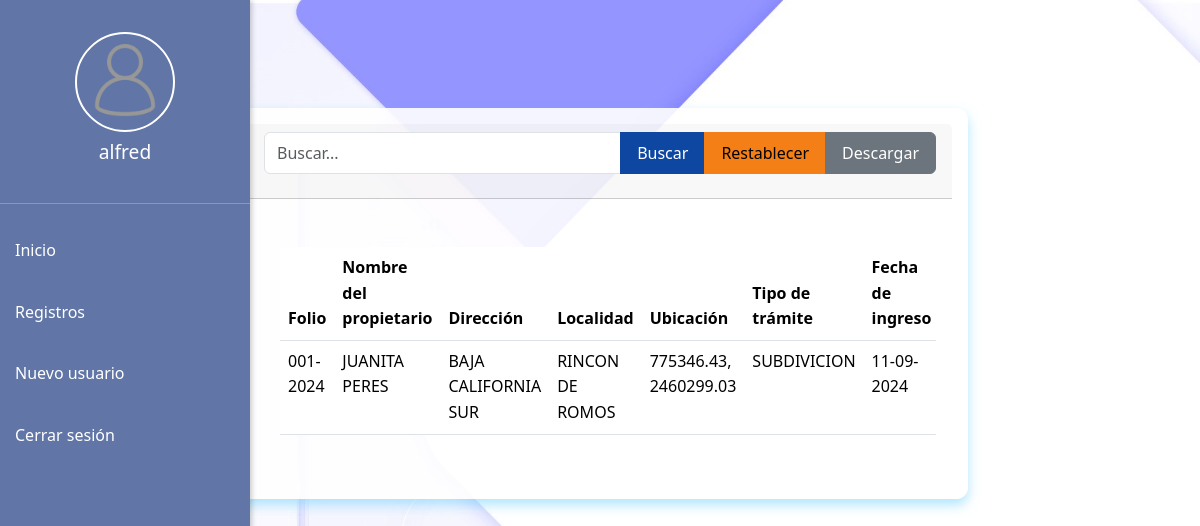
Screenshot of /php/director/registros_director.php (signed in) with the database file from the repository.
### tables this page shows
CREATE TABLE `formulario` (
  `folio` varchar(11) NOT NULL,
  `nombre_propietario` varchar(100) NOT NULL,
  `direccion` varchar(255) NOT NULL,
  `localidad` varchar(100) NOT NULL,
  `numeroDireccion` varchar(5) NOT NULL,
  `tipo_tramite` varchar(100) NOT NULL,
  `fecha_ingreso` varchar(12) NOT NULL,
  `nombre_solicitante` varchar(100) NOT NULL,
  `telefono` varchar(15) NOT NULL,
  `correo` varchar(100) NOT NULL,
  `usuario_recibe` varchar(100) NOT NULL,
  `observaciones` text DEFAULT NULL,
  `fecha_entrega_estimada` varchar(12) DEFAULT NULL,
  `ubicacion` varchar(255) DEFAULT NULL,
  `escrituras` varchar(255) DEFAULT NULL,
  `boleta_predial` varchar(100) DEFAULT NULL,
  `identificacion` varchar(255) NOT NULL,
  `estatus` varchar(30) NOT NULL,
  `created_at` timestamp NOT NULL DEFAULT current_timestamp(),
  `updated_at` timestamp NOT NULL DEFAULT current_timestamp() ON UPDATE current_timestamp(),
  `cord_lat` varchar(30) NOT NULL,
  `cord_long` varchar(30) NOT NULL
);

### php/director/registros_director.php (the view, shortened to what this page needs)
<?php include ('navbar.php') ?>
<!DOCTYPE html>
<html lang="en">
<head>
    <link href="https://cdn.jsdelivr.net/npm/bootstrap@5.3.2/dist/css/bootstrap.min.css" rel="stylesheet">
    <link rel="stylesheet" href="../../css/globals.css">
    <link rel="stylesheet" href="../../css/ventanilla.css">
</head>
<body>
<div class="container mt-4">
    <div class="row justify-content-center">
        <div class="col-md-8">
            <div class="card">
                <div class="card-header">
                    <div class="input-group mb-3">
                        <input type="text" id="searchInput" placeholder="Buscar..." aria-label="Buscar" class="form-control" data-bs-toggle="tooltip" data-bs-placement="top" title="Buscar en la tabla">
                        <button id="searchButton" class="btn btn-primary" aria-label="Buscar" data-bs-toggle="tooltip" data-bs-placement="top" title="Realizar búsqueda">Buscar</button>
                        <button id="resetButton" class="btn btn-warning" aria-label="Restablecer búsqueda" data-bs-toggle="tooltip" data-bs-placement="top" title="Restablecer búsqueda">Restablecer</button>
                        <button id="downloadButton" class="btn btn-secondary" aria-label="Descargar datos filtrados" data-bs-toggle="tooltip" data-bs-placement="top" title="Descargar datos filtrados">Descargar</button>
                    </div>
                </div>
                <div class="card-body">
                    <div class="table-responsive">
                        <table class="table table-hover">
                            <thead>
                                <tr>
                                    <th class="sortable" scope="col" aria-sort="none" data-bs-toggle="tooltip" data-bs-placement="top" title="Ordenar por Folio">Folio</th>
                                    <th class="sortable" scope="col" aria-sort="none" data-bs-toggle="tooltip" data-bs-placement="top" title="Ordenar por Nombre del propietario">Nombre del propietario</th>
                                    <th class="sortable" scope="col" aria-sort="none" data-bs-toggle="tooltip" data-bs-placement="top" title="Ordenar por Dirección">Dirección</th>
                                    <th class="sortable" scope="col" aria-sort="none" data-bs-toggle="tooltip" data-bs-placement="top" title="Ordenar por Localidad">Localidad</th>
                                    <th class="sortable" scope="col" aria-sort="none" data-bs-toggle="tooltip" data-bs-placement="top" title="Ordenar por Ubicación">Ubicación</th>
                                    <th class="sortable" scope="col" aria-sort="none" data-bs-toggle="tooltip" data-bs-placement="top" title="Ordenar por Tipo de trámite">Tipo de trámite</th>
                                    <th class="sortable" scope="col" aria-sort="none" data-bs-toggle="tooltip" data-bs-placement="top" title="Ordenar por Fecha de ingreso">Fecha de ingreso</th>
                                </tr>
                            </thead>
                            <tbody>
                                <?php
                                $conexion = connection();
                                $sql = "SELECT * FROM formulario ORDER BY folio DESC";
                                $result = mysqli_query($conexion, $sql);
                                if ($result && mysqli_num_rows($result) > 0) {
                                    while ($mostrar = mysqli_fetch_assoc($result)) { ?>
                                        <tr>
                                            <td><?php echo htmlspecialchars($mostrar['folio'], ENT_QUOTES, 'UTF-8') ?></td>
                                            <td><?php echo htmlspecialchars($mostrar['nombre_propietario'], ENT_QUOTES, 'UTF-8') ?></td>
                                            <td><?php echo htmlspecialchars($mostrar['direccion'], ENT_QUOTES, 'UTF-8') ?></td>
                                            <td><?php echo htmlspecialchars($mostrar['localidad'], ENT_QUOTES, 'UTF-8') ?></td>
                                            <td><?php echo htmlspecialchars($mostrar['ubicacion'], ENT_QUOTES, 'UTF-8') ?></td>
                                            <td><?php echo htmlspecialchars($mostrar['tipo_tramite'], ENT_QUOTES, 'UTF-8') ?></td>
                                            <td><?php echo htmlspecialchars($mostrar['fecha_ingreso'], ENT_QUOTES, 'UTF-8') ?></td>
                                        </tr>
                                <?php
                                    }
                                } else {
                                    echo "<tr><td colspan='13' class='text-center'>No hay registros</td></tr>";
                                }
                                ?>
                            </tbody>
                        </table>
                    </div>
                </div>
            </div>
        </div>
    </div>
</body>
</html>

### css/globals.css (style rules this page uses)
*, *::before, *::after { box-sizing: border-box; margin: 0; padding: 0; }
body { font-family: system-ui, -apple-system, BlinkMacSystemFont, 'Segoe UI', Roboto, Oxygen, Ubuntu, Cantarell, 'Open Sans', 'Helvetica Neue', sans-serif; background-image: url(../img/bg.jpg); background-size: cover; }

### css/ventanilla.css (style rules this page uses)
body { background-color: #f0f8ff; }
.card { border: none; border-radius: 15px; box-shadow: 0 10px 20px rgba(100, 205, 255, 1); background-color: rgba(255, 255, 255, 0.5); margin: auto; margin-top: 30px; padding: 15px; transition: all 0.3s ease-in-out; }
.btn-primary { background-color: #0d47a1; border-color: #0d47a1; transition: all 0.3s ease-in-out; }

### php/director/navbar.php (style rules this page uses)
:root { --primary-color: #6176A6; --secondary-color: #333E55; --bg-color: #f0f2f5; --text-color: #fff; --hover-bg-color: #4a5a83; --transition-speed: 0.3s; }
body { background-color: var(--bg-color); font-family: Arial, sans-serif; margin: 0; padding: 0; overflow-x: hidden; }

### php/director/registros_director.php (style rules this page uses)
body { background-color: #f0f8ff; animation: backgroundFade 5s infinite alternate; font-size: 16px; margin: 0; padding: 0; line-height: 1.6; }
.card { border: none; border-radius: 12px; box-shadow: 0 6px 12px rgba(100, 205, 255, 0.5); background-color: rgba(255, 255, 255, 0.9); margin-top: 20px; padding: 16px; }
.btn { font-size: 16px; padding: 8px 16px; }
.btn-primary { background-color: #0d47a1; border-color: #0d47a1; }
.btn-warning { background-color: #f57f17; border-color: #f57f17; }
.form-control { animation: inputPulse 2s infinite alternate; font-size: 16px; }
.table-responsive { padding: 16px; }
.table { margin: 16px 0; width: 100%; font-size: 16px; }
.table td, .table th { padding: .5rem; }

### rows the page displays
formulario: folio "001-2024", nombre_propietario "JUANITA PERES", direccion "BAJA CALIFORNIA SUR", localidad "RINCON DE ROMOS", ubicacion "775346.43, 2460299.03", tipo_tramite "SUBDIVICION", fecha_ingreso "11-09-2024"

### other values shown
$username "alfred"
